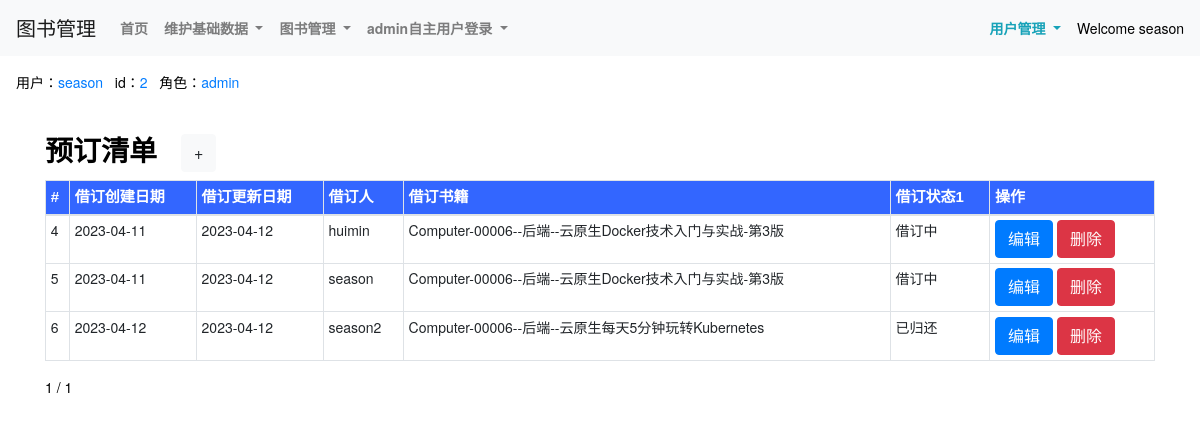
The app's page /theBorrowlist_show/ (signed in) with its own data.
### book/models.py (models this page shows, shortened)
class User(AbstractUser):
    dept = models.CharField(max_length=500,verbose_name=('部门'),blank=True, null=True,)
    age = models.IntegerField(verbose_name=('年龄'),blank=True, null=True,)
    mobilenumber = models.CharField(max_length=500,verbose_name=('电话号码'),blank=True, null=True,)
    role = models.CharField(max_length=500,verbose_name=('角色'),blank=True, null=True,)
    theUser_status1 = models.CharField(max_length=500,verbose_name=('用户状态1'),choices=THEUSERSTATUS_TYPE,default='active')
    field1 = models.CharField(max_length=500,verbose_name=('属性1'),blank=True, null=True,)
    field2 = models.CharField(max_length=500,verbose_name=('属性2'),blank=True, null=True,)
    field3 = models.CharField(max_length=500,verbose_name=('属性3'),blank=True, null=True,)
    field4 = models.CharField(max_length=500,verbose_name=('属性4'),blank=True, null=True,)
    class Meta(AbstractUser.Meta):
        swappable = 'AUTH_USER_MODEL'
    def __str__(self):
        return str(self.username)

class theBorrow(models.Model):
    boid = models.AutoField(primary_key=True)
    theBorrow_add_datetime = models.DateTimeField(max_length=500,verbose_name=('创建日期'),auto_now_add=True)
    theBorrow_update_datetime = models.DateTimeField(max_length=500,verbose_name=('修改日期'),auto_now=True)
    theBorrow_theUser = models.ForeignKey(User,on_delete=models.CASCADE) #related_name='borrow_theUser',
    theBorrow_theBook = models.ForeignKey(theBook,on_delete=models.CASCADE)  #,related_name='borrow_theBook'
    theBorrow_duration = models.IntegerField(verbose_name=('借订天数'),blank=True, null=True,)
    theBorrow_status1 = models.CharField(max_length=500, choices=THEBORROWSTATUS_TYPE, verbose_name=('借订状态1'))
    theBorrow_status2 = models.CharField(max_length=500,verbose_name=('借订状态2'),blank=True, null=True,)
    theBorrow_status3 = models.CharField(max_length=500,verbose_name=('借订状态3'),blank=True, null=True,)
    class Meta:
        verbose_name = ('借订')
        verbose_name_plural = ('借订')
        unique_together = [['theBorrow_theUser','theBorrow_theBook']] # 联合唯一

class theBook(models.Model):
    bid = models.AutoField(primary_key=True)
    theBook_name = models.CharField(max_length=500,verbose_name=('图书名称'),)
    theBook_location = models.ForeignKey(location,blank=True, null=True, on_delete=models.CASCADE,related_name='Book_location')
    theBook_type = models.CharField(max_length=500, verbose_name=('电子书/纸质书'),choices=THEBOOK_TYPE,)
    theBook_category = models.ForeignKey(category,blank=True, null=True, on_delete=models.CASCADE,related_name='Book_category')
    theBook_logo = models.ImageField(max_length=500, verbose_name=('图书照片1'),upload_to='images/')
    theBook_attachment = models.FileField(max_length=10000,verbose_name=('图书附件(备用)'),blank=True, null=True,upload_to='file')
    theBook_status1 = models.CharField(max_length=500,verbose_name=('图书状态1'),choices=THESTATUS_TYPE,)
    theBook_status2 = models.CharField(max_length=500,verbose_name=('图书状态2(备用)'),blank=True, null=True,)
    theBook_status3 = models.CharField(max_length=500,verbose_name=('图书状态3(备用)'),blank=True, null=True,)
    theBook_id = models.CharField(max_length=500,verbose_name=('图书编号(备用)'),blank=True, null=True,)
    theBook_information1 = models.TextField(max_length=10000,verbose_name=('图书信息1'),blank=True, null=True,)
    theBook_information2 = models.TextField(max_length=10000,verbose_name=('图书信息2(备用)'),blank=True, null=True,)
    theBook_information3 = models.TextField(max_length=10000,verbose_name=('图书信息3(备用)'),blank=True, null=True,)
    theBook_information4 = models.TextField(max_length=10000,verbose_name=('图书信息4(备用)'),blank=True, null=True,)
    theBook_information5 = models.TextField(max_length=10000,verbose_name=('图书信息5(备用)'),blank=True, null=True,)
    class Meta:
        verbose_name = ('图书')
        verbose_name_plural = ('图书')
        ordering = ['theBook_category'] # 返回值排序
    def __str__(self):
        return str(self.theBook_category)+str(self.theBook_name)

class category(models.Model):
    cid = models.AutoField(primary_key=True)
    category_id = models.CharField(max_length=500,verbose_name=('分类编号'),)
    category_keyname = models.CharField(max_length=500,verbose_name=('分类主名称'),)
    category_subname = models.CharField(max_length=500,verbose_name=('分类子名称'),)
    class Meta:
        verbose_name = ('分类')
        verbose_name_plural = ('分类')
        ordering = ['category_id'] # 返回值排序
    def __str__(self):
        return str(self.category_id + '--' + self.category_keyname + '--' + self.category_subname)

### book/views.py (the view)
# urls.py: path('theBorrowlist_show/', views.theBorrowlist_show, name='theBorrowlist_show'),
def theBorrowlist_show(request,page=1):
    theBorrowlist = theBorrow.objects.all()
    paginator = Paginator(theBorrowlist, 5)
    try:
        page_obj = paginator.page(page)
    except PageNotAnInteger:
        page_obj = paginator.page(1)
    except EmptyPage:
        page_obj = paginator.page(paginator.num_pages)
    return render(request,'theBorrowlist_show.html',locals())

### templates/theBorrowlist_show.html (shortened to what this page needs)
{% extends 'base.html' %}
{% load static %}
{% block body_block %}
<div class="container">
    <div class="row py-4 align-items-center">
        <div class="col-lg-12 col-md-12 mt-0 table-responsive"  style="background-color: #fff;">
            <h3 class="font-weight-bold">预订清单<a class="ml-4 btn btn-light" href="/theBorrowlist_new/">+</a></h3>
            <table class="table table-striped table-sm table-bordered ">
                <thead>
                    <tr style="color:White;background-color:#3366FF;font-family:微軟正黑體,Tahoma,Arial,微軟雅黑體;font-size:15px;">
                        <th scope="col">#</th>
                        <th scope="col">借订创建日期</th>
                        <th scope="col">借订更新日期</th>
                        <th scope="col">借订人</th>
                        <th scope="col">借订书籍</th>
                        <th scope="col">借订状态1</th>
                        <th scope="col">操作</th>
                    </tr>
                </thead>
                {% for theBorrow in page_obj.object_list %}
                    <td>{{ theBorrow.boid }}</td>
                    <td>{{ theBorrow.theBorrow_add_datetime|date:"Y-m-d" }}</td>
                    <td>{{ theBorrow.theBorrow_update_datetime|date:"Y-m-d" }}</td>
                    <td>{{ theBorrow.theBorrow_theUser }}</td>
                    <td>{{ theBorrow.theBorrow_theBook }}</td>
                    <td>{{ theBorrow.theBorrow_status1 }}</td>
                    <td>
                        <a class="btn btn-primary btn-xs" href="/theBorrowlist_edit/{{ theBorrow.boid }}/">编辑</a>
                        <a class="btn btn-danger btn-xs" href="/theBorrowlist_delete/{{ theBorrow.boid }}/">删除</a>
                    </td>
                {% endfor %}
            </table>
            <div class="pagination">
                <span class="step-links">
                    <span class="current">
                            {{ page_obj.number }} / {{ page_obj.paginator.num_pages }}
                    </span>
                </span>
            </div>
        </div>
    </div>
</div>
<br>
<br>
<br>
<br>
<br>
{% endblock %}

### templates/base.html (shortened to what this page needs)
{% load static %}
<!DOCTYPE html>
<html>
    <head>
        <link href="{% static 'css/bootstrap.css' %}" rel="stylesheet">
        <link href="{% static 'css/font-awesome/css/font-awesome.css' %}" rel="stylesheet">
    </head>
<body>
    {% block nav_block %}
    <nav class="navbar navbar-expand-lg navbar-light bg-light">
        <a class="navbar-brand" href="#">图书管理</a>
        <div class="collapse navbar-collapse" id="navbarSupportedContent">
          <div class="navbar-nav">
            <a class="nav-link  font-weight-bold" href="/" >首页</a>
            <li class="nav-item dropdown">
                <a class="nav-link  font-weight-bold dropdown-toggle" href="/list/" id="navbarDropdown" role="button" data-toggle="dropdown">
                    维护基础数据
                </a>
            </li>
            <li class="nav-item dropdown">
                <a class="nav-link  font-weight-bold dropdown-toggle" href="/list/" id="navbarDropdown" role="button" data-toggle="dropdown">
                    图书管理
                </a>
            </li>
            <li class="nav-item dropdown">
                <a class="nav-link  font-weight-bold dropdown-toggle" href="/list/" id="navbarDropdown" role="button" data-toggle="dropdown">
                    admin自主用户登录
                </a>
            </li>
          </div>
        </div>
        {% if user.is_authenticated %}
            <div class="nav-item dropdown">
                <a class="nav-link active font-weight-bold text-info dropdown-toggle" href="#" id="navbarDropdown" role="button" data-toggle="dropdown">
                    用户管理
                </a>
            </div>
            Welcome {{ user.username }}
        {% else %}
            Please login first.
            <a class="float-right btn btn-primary mx-1 " href="/user_login/">登入</a>
        {% endif %}
    </nav>
    {% endblock %}
    {% block permission_block %}
        {% if request.user.is_authenticated %}
        <div class="m-3">
            用户：<span class="text-primary">{{ request.user.username }}</span>&nbsp;&nbsp;
            id：<span class="text-primary">{{ request.user.id }}</span>&nbsp;&nbsp;
            角色：<span class="text-primary">{{ request.user.role }}</span>&nbsp;&nbsp;
        </div>
        {% endif %}
    {% endblock %}
    {% block body_block %}
    {% endblock %}
</body>
</html>

### templates/base.html (style rules this page uses)
html, body { position: relative; height: 100%; }
body { background: #fff; font-family: Helvetica Neue, Helvetica, Arial, sans-serif; font-size: 14px; color:#000; margin: 10; padding: 10; }

### records on screen
User: username "season", user.username "season", user.id "2", user.role "admin"
theBorrow: boid "4", theBorrow_add_datetime "2023-04-11", theBorrow_update_datetime "2023-04-12", theBorrow_theUser "huimin", theBorrow_theBook "Computer-00006--后端--云原生Docker技术入门与实战-第3版", theBorrow_status1 "借订中"
theBorrow: boid "5", theBorrow_add_datetime "2023-04-11", theBorrow_update_datetime "2023-04-12", theBorrow_theUser "season", theBorrow_theBook "Computer-00006--后端--云原生Docker技术入门与实战-第3版", theBorrow_status1 "借订中"
theBorrow: boid "6", theBorrow_add_datetime "2023-04-12", theBorrow_update_datetime "2023-04-12", theBorrow_theUser "season2", theBorrow_theBook "Computer-00006--后端--云原生每天5分钟玩转Kubernetes", theBorrow_status1 "已归还"

### other values on screen
{{ page_obj.number }} "1"
{{ page_obj.paginator.num_pages }} "1"
